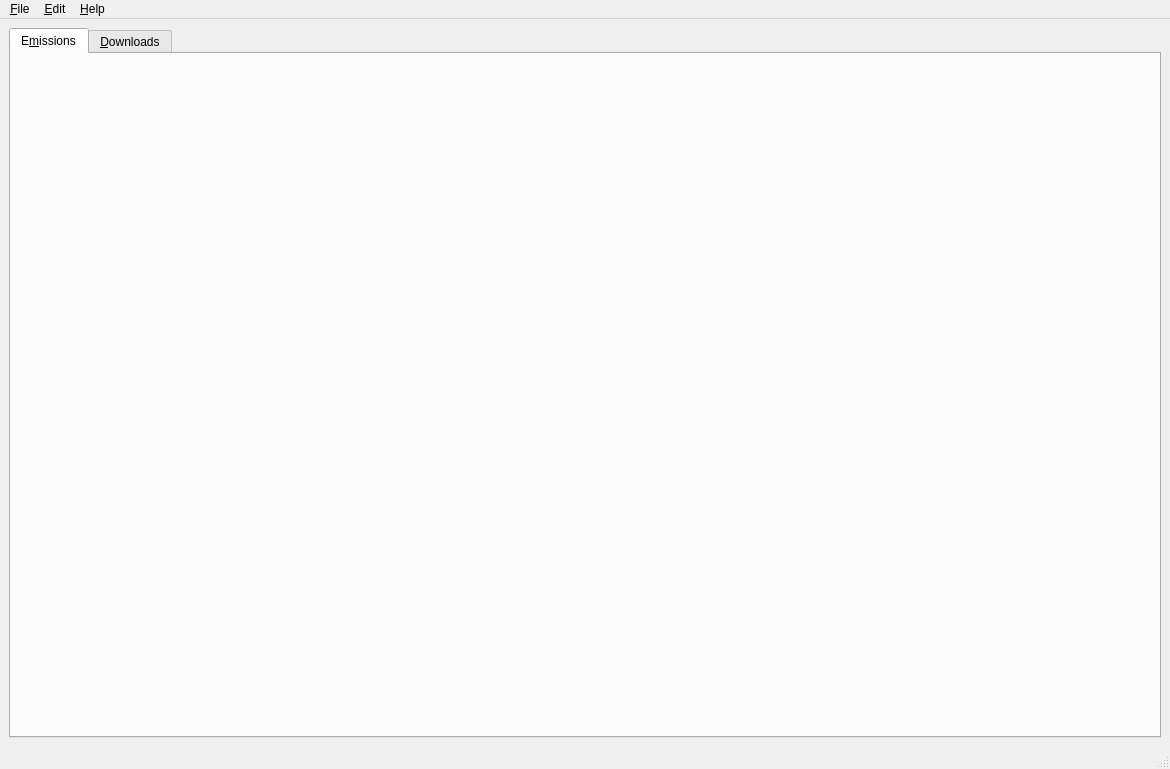
<?xml version="1.0" encoding="UTF-8"?>
<ui version="4.0">
 <class>main_window</class>
 <widget class="QMainWindow" name="main_window">
  <property name="geometry">
   <rect>
    <x>0</x>
    <y>0</y>
    <width>1170</width>
    <height>769</height>
   </rect>
  </property>
  <property name="windowTitle">
   <string>qtoutv</string>
  </property>
  <widget class="QWidget" name="centralwidget">
   <layout class="QHBoxLayout" name="horizontalLayout">
    <item>
     <widget class="QTabWidget" name="main_tabs">
      <property name="currentIndex">
       <number>0</number>
      </property>
      <widget class="QWidget" name="emissions_tab">
       <attribute name="title">
        <string>E&amp;missions</string>
       </attribute>
       <layout class="QVBoxLayout" name="verticalLayout"/>
      </widget>
      <widget class="QWidget" name="downloads_tab">
       <attribute name="title">
        <string>&amp;Downloads</string>
       </attribute>
       <layout class="QVBoxLayout" name="verticalLayout_2">
        <item>
         <widget class="QTableView" name="downloads_table"/>
        </item>
       </layout>
      </widget>
     </widget>
    </item>
   </layout>
  </widget>
  <widget class="QStatusBar" name="statusbar"/>
  <widget class="QMenuBar" name="menubar">
   <property name="geometry">
    <rect>
     <x>0</x>
     <y>0</y>
     <width>1170</width>
     <height>19</height>
    </rect>
   </property>
   <widget class="QMenu" name="file_menu">
    <property name="title">
     <string>&amp;File</string>
    </property>
    <addaction name="refresh_emissions_action"/>
    <addaction name="quit_action"/>
   </widget>
   <widget class="QMenu" name="edit_menu">
    <property name="title">
     <string>&amp;Edit</string>
    </property>
    <addaction name="preferences_action"/>
   </widget>
   <widget class="QMenu" name="help_menu">
    <property name="title">
     <string>&amp;Help</string>
    </property>
    <addaction name="about_action"/>
   </widget>
   <addaction name="file_menu"/>
   <addaction name="edit_menu"/>
   <addaction name="help_menu"/>
  </widget>
  <action name="quit_action">
   <property name="text">
    <string>&amp;Quit</string>
   </property>
   <property name="shortcut">
    <string>Ctrl+Q</string>
   </property>
   <property name="menuRole">
    <enum>QAction::QuitRole</enum>
   </property>
  </action>
  <action name="preferences_action">
   <property name="text">
    <string>&amp;Preferences</string>
   </property>
   <property name="shortcut">
    <string>Ctrl+P</string>
   </property>
   <property name="menuRole">
    <enum>QAction::PreferencesRole</enum>
   </property>
  </action>
  <action name="about_action">
   <property name="text">
    <string>&amp;About</string>
   </property>
   <property name="shortcut">
    <string>F1</string>
   </property>
   <property name="menuRole">
    <enum>QAction::AboutQtRole</enum>
   </property>
  </action>
  <action name="refresh_emissions_action">
   <property name="text">
    <string>&amp;Refresh emissions</string>
   </property>
   <property name="shortcut">
    <string>F5</string>
   </property>
  </action>
 </widget>
 <resources/>
 <connections/>
</ui>
